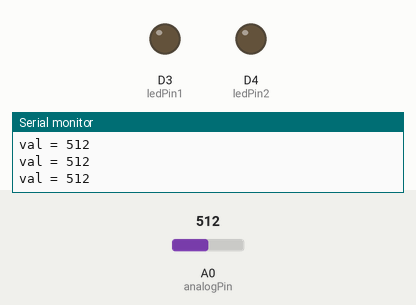
The sketch below on a simulated ESP8266 (NodeMCU). On the bench: output pins drawn as LEDs (lit = HIGH), the last lines printed to the serial monitor. The test bench sets the inputs (shaded band); at power-on: A0 (analogPin) = 512.

Above: at 1.2 s.
1.3 s: A0 (analogPin) set to 210
2.8 s: A0 (analogPin) set to 190
At 3.3 s:
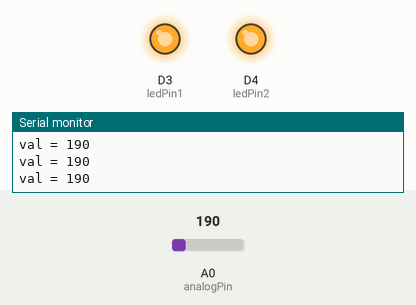
4.3 s: A0 (analogPin) set to 306
At 4.6 s:
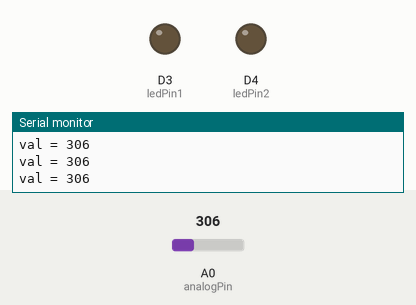
5.8 s: A0 (analogPin) set to 122
At 7.0 s:
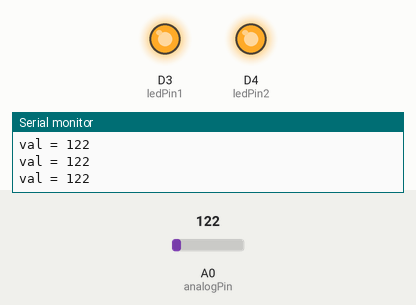
Timing chart, 0 to 8.3 s (numbered marks = the images above; inputs shaded):
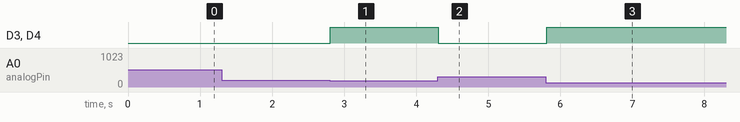

The sketch:

LDR-CODE-OK.ino
```cpp
int ledPin1 = D3;
int ledPin2 = D4;

int analogPin = A0; //ประกาศตัวแปร ให้ analogPin แทนขา analog ขาที่5
int val = 0;
void setup() {
  pinMode(ledPin1, OUTPUT);  // sets the pin as output
  pinMode(ledPin2, OUTPUT);

  pinMode(analogPin, INPUT);

  Serial.begin(9600);
  digitalWrite(ledPin1, LOW);
  digitalWrite(ledPin2, LOW);


}

void loop() {
  val = analogRead(analogPin);  //อ่านค่าสัญญาณ analog ขา5 ที่ต่อกับ LDR
  Serial.print("val = "); // พิมพ์ข้อมความส่งเข้าคอมพิวเตอร์ "val = "
  Serial.println(val); // พิมพ์ค่าของตัวแปร val
  if (val < 200) { // ค่า 100 สามารถกำหนดปรับได้ตามค่าแสงในห้องต่างๆ
   // digitalWrite(ledPin, LOW); // สั่งให้ LED ติดสว่าง
   digitalWrite(ledPin1, HIGH);
  digitalWrite(ledPin2, HIGH);


  }
  else {
    //digitalWrite(ledPin, HIGH); // สั่งให้ LED ดับ
    digitalWrite(ledPin1, LOW);
    digitalWrite(ledPin2, LOW);

  }
  delay(100);
}
```

Measured:
- the behaviour switches between 200 and 199 on A0 (analogPin) (found by bisection; images 0 and 1)
- after the input at 2.8 s, D3 (ledPin1), D4 (ledPin2): LOW → HIGH at once
- after the input at 4.3 s, D3 (ledPin1), D4 (ledPin2): HIGH → LOW at once
- after the input at 5.8 s, D3 (ledPin1), D4 (ledPin2): LOW → HIGH at once
